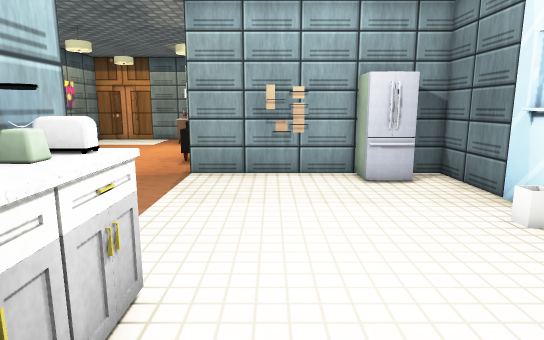
[1] (above)

16 first-person views from a walk through a Unity game level. The camera is 1.2 m above the floor, tilts 10° down and sees 75° across. The floor is counted in squares, 0.5 m on a side. Each view is taken from the middle of a square. On the plan, view 1 faces up. The plan holds only what a view shows up to about 20 squares ahead; the rest is blank. The place goes on beyond the plan. The player is left out. Some surface patterns are stand-ins.

[2]
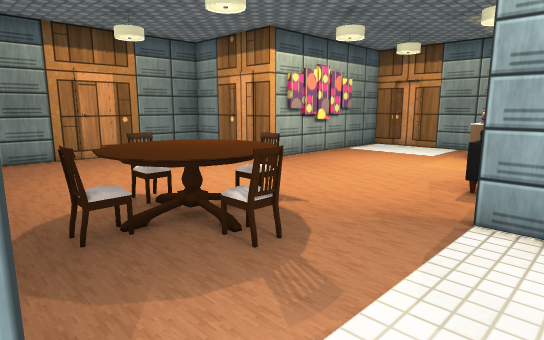

[3]
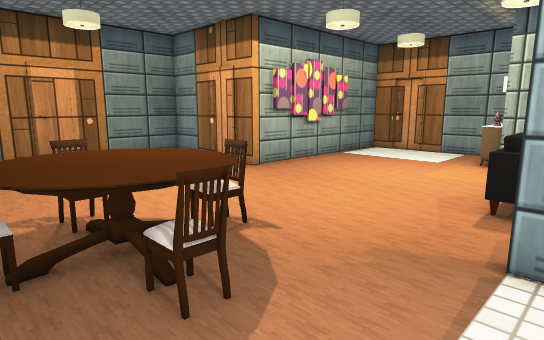

[4]
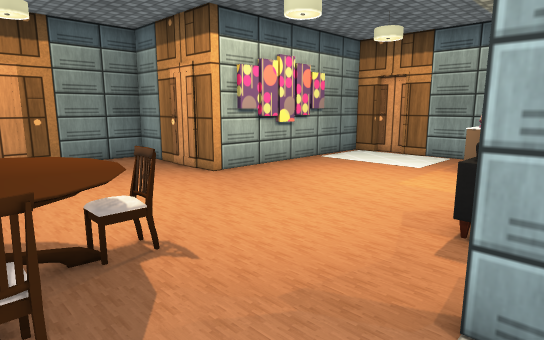

[5]
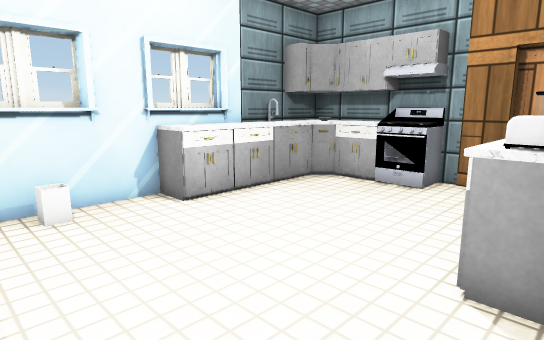

[6]
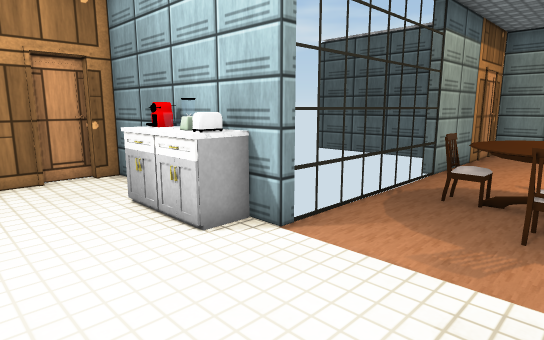

[7]
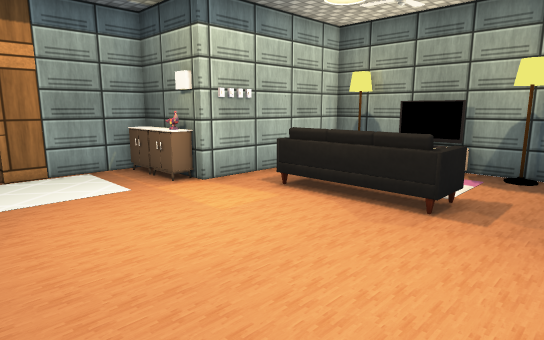

[8]
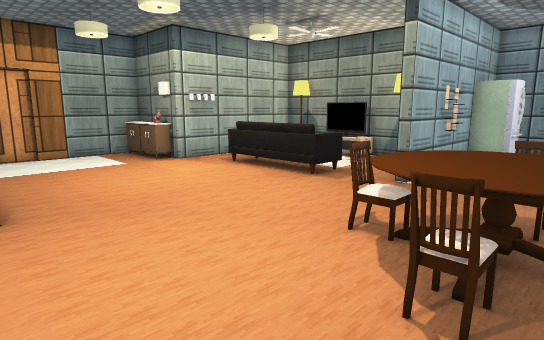

[9]
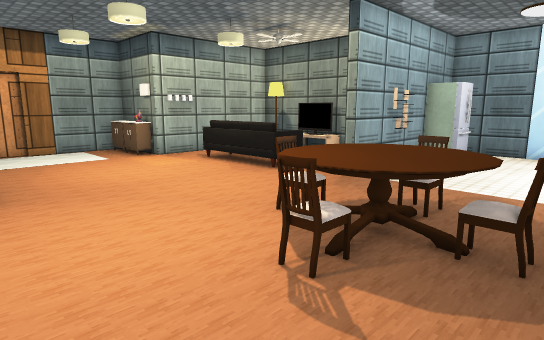

[10]
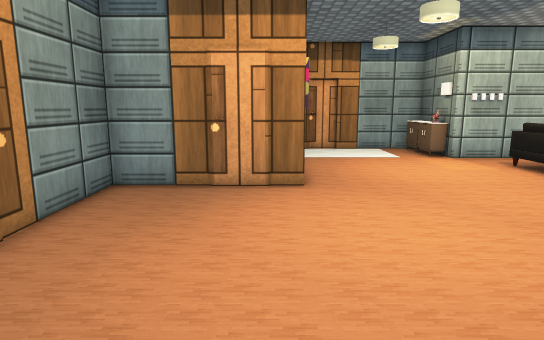

[11]
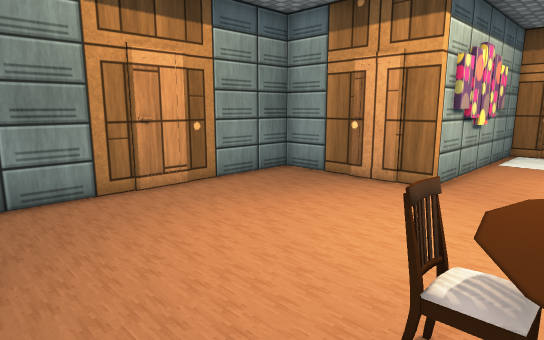

[12]
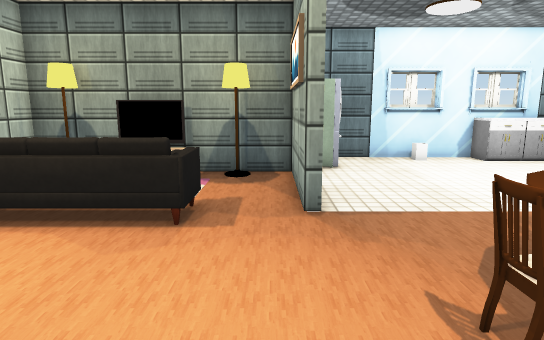

[13]
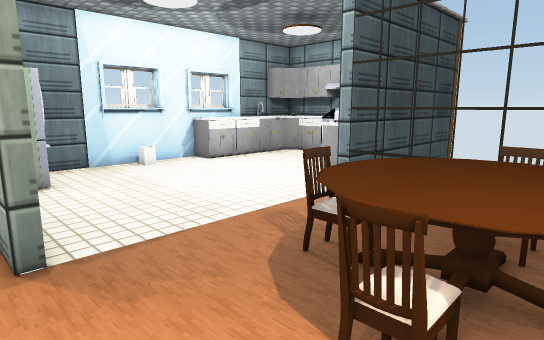

[14]
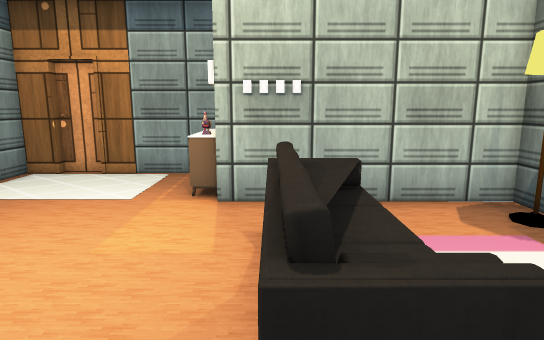

[15]
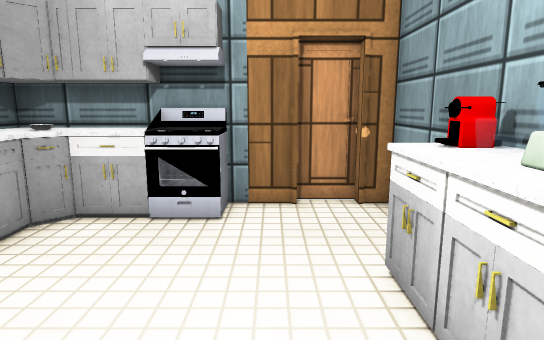

[16]
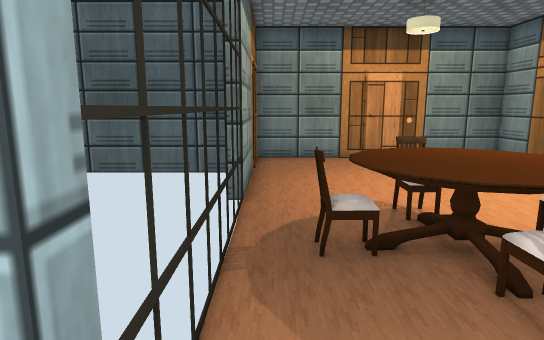

### Floor plan
Points are (right, up) in squares from view 1. A wall is a line through its corners. A room is listed if a view was taken in it or the views show most of it. See-through windows are left out.
Room 1 (views 1, 2, 3, 4, 5, 6, 7, 8, 9, 10, 11, 12, 13, 14, 15, 16)
walls: (-0.5, 12.9) (-3, 12.9) (-3, 13.2) (-0.6, 13.2); (1.5, 13.2) (2.2, 13.2) (2.2, 22.8) (-5.4, 22.8) (-5.4, 26.8) (-10.2, 26.8); (3.1, 12.9) (1.4, 12.9); (-3, 1.6) (-3, -2.8) (-2.2, -2.8); (-13, 22.6) (-13, 16.9) (-19, 16.9) (-19, 5.3) (-3, 5.3) (-3, 2.5); (6, 6) (6.4, 6.3); (6, 5.9) (6, 8.6); (6.6, 6) (6.6, 8.2); (-2.2, -3.2) (-0.6, -3.2); (6, 1.9) (6, 4.6); (-0.6, -2.8) (6.2, -2.8) (6.2, 12.9) (5.1, 12.9); (-10.2, 27.2) (-11.8, 27.2); (-11.8, 26.8) (-13, 26.8) (-13, 23.6); (6.6, 1.9) (6.6, 4.2); (4.8, -0.9) (6.3, -0.9); (2.7, -2.8) (2.7, -1.4); (4.7, -1.9) (5.3, -1.3)
low walls: (-3, 4.3) (-2.4, 4.3); (-1.7, 1.6) (-1.7, 1); (2.7, -1.4) (4.3, -1.4) (4.8, -0.9); (4.9, -0.8) (4.9, 4.3) (6.3, 4.3)
ways out: gap at (-2, 1)
objects: table (-10, 7) to (-6, 11); chair (-8, 7); chair (-8, 12); cabinet (-6, 23) to (-6, 24); cabinet (-6, 25) to (-6, 26); chair (-5, 9); sofa (-4, 16) to (-3, 16); sofa (-4, 18) to (-4, 19); rug (-2, 16); painting (0, 13); stove (1, -2) to (2, -1); rack (1, 13); other object (1, 15) to (2, 16); rug (1, 17) to (1, 19); other object (1, 21) to (2, 22); other object (2, 18); fridge (3, 11) to (4, 12)

Positions as (right, up) in squares from view 1, and headings:
1: (0, 0), facing up
2: (-1, 5), facing up-left
3: (-2, 7), facing up-left
4: (-2, 9), facing up-left
5: (-3, 9), facing down-right
6: (2, 10), facing down-left
7: (-12, 13), facing up-right
8: (-14, 8), facing up-right
9: (-14, 6), facing up-right
10: (-14, 6), facing up
11: (-9, 6), facing up-left
12: (-11, 14), facing right
13: (-9, 14), facing down-right
14: (-4, 14), facing up
15: (0, 6), facing down
16: (-2, 6), facing left
